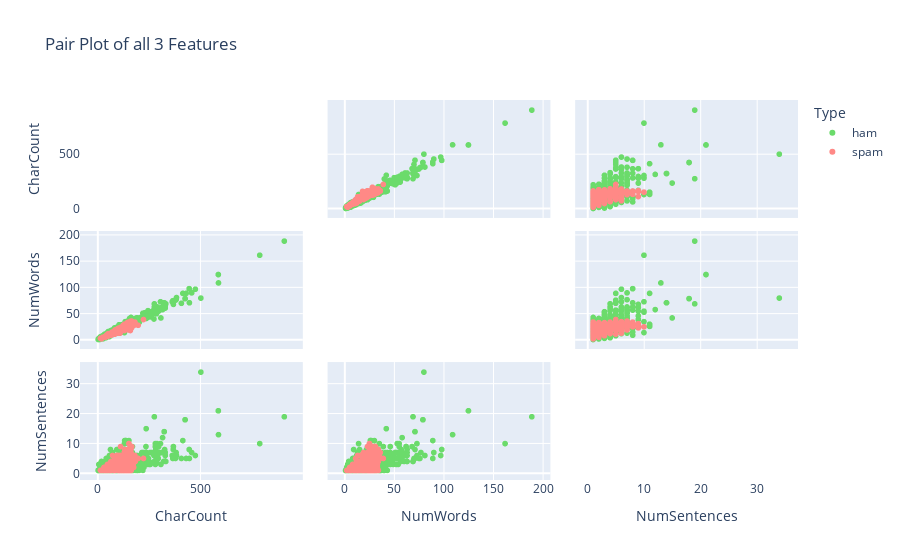

Notebook code cell kept with this figure:
### Code cell
scatter_plot = px.scatter_matrix(df,
                                 dimensions=["CharCount", "NumWords", "NumSentences"],
                                 color = "Type",
                                 template = 'plotly',
                                 color_discrete_map = {'ham': '#6BDB6B', 'spam': '#FF8986'},
                                 title = "Pair Plot of all 3 Features",
                                 )
scatter_plot.update_traces(diagonal_visible=False)
scatter_plot.show()

### Figure 1 — Plotly figure (JSON) as saved in the notebook; plotly's stock layout.template omitted (floating-point values rounded to 4 significant figures; data arrays with more than 128 entries replaced by an {"elided": "..."} marker saying what was removed)
{"data": [{"dimensions": [{"axis": {"matches": true}, "label": "CharCount", "values": {"elided": "4827 int values"}}, {"axis": {"matches": true}, "label": "NumWords", "values": {"elided": "4827 int values"}}, {"axis": {"matches": true}, "label": "NumSentences", "values": {"elided": "4827 int values"}}], "hovertemplate": "Type=ham<br>%{xaxis.title.text}=%{x}<br>%{yaxis.title.text}=%{y}<extra></extra>", "legendgroup": "ham", "marker": {"color": "#6BDB6B", "symbol": "circle"}, "name": "ham", "showlegend": true, "type": "splom", "diagonal": {"visible": false}}, {"dimensions": [{"axis": {"matches": true}, "label": "CharCount", "values": {"elided": "747 int values"}}, {"axis": {"matches": true}, "label": "NumWords", "values": {"elided": "747 int values"}}, {"axis": {"matches": true}, "label": "NumSentences", "values": {"elided": "747 int values"}}], "hovertemplate": "Type=spam<br>%{xaxis.title.text}=%{x}<br>%{yaxis.title.text}=%{y}<extra></extra>", "legendgroup": "spam", "marker": {"color": "#FF8986", "symbol": "circle"}, "name": "spam", "showlegend": true, "type": "splom", "diagonal": {"visible": false}}], "layout": {"legend": {"title": {"text": "Type"}, "tracegroupgap": 0}, "title": {"text": "Pair Plot of all 3 Features"}, "dragmode": "select"}}
